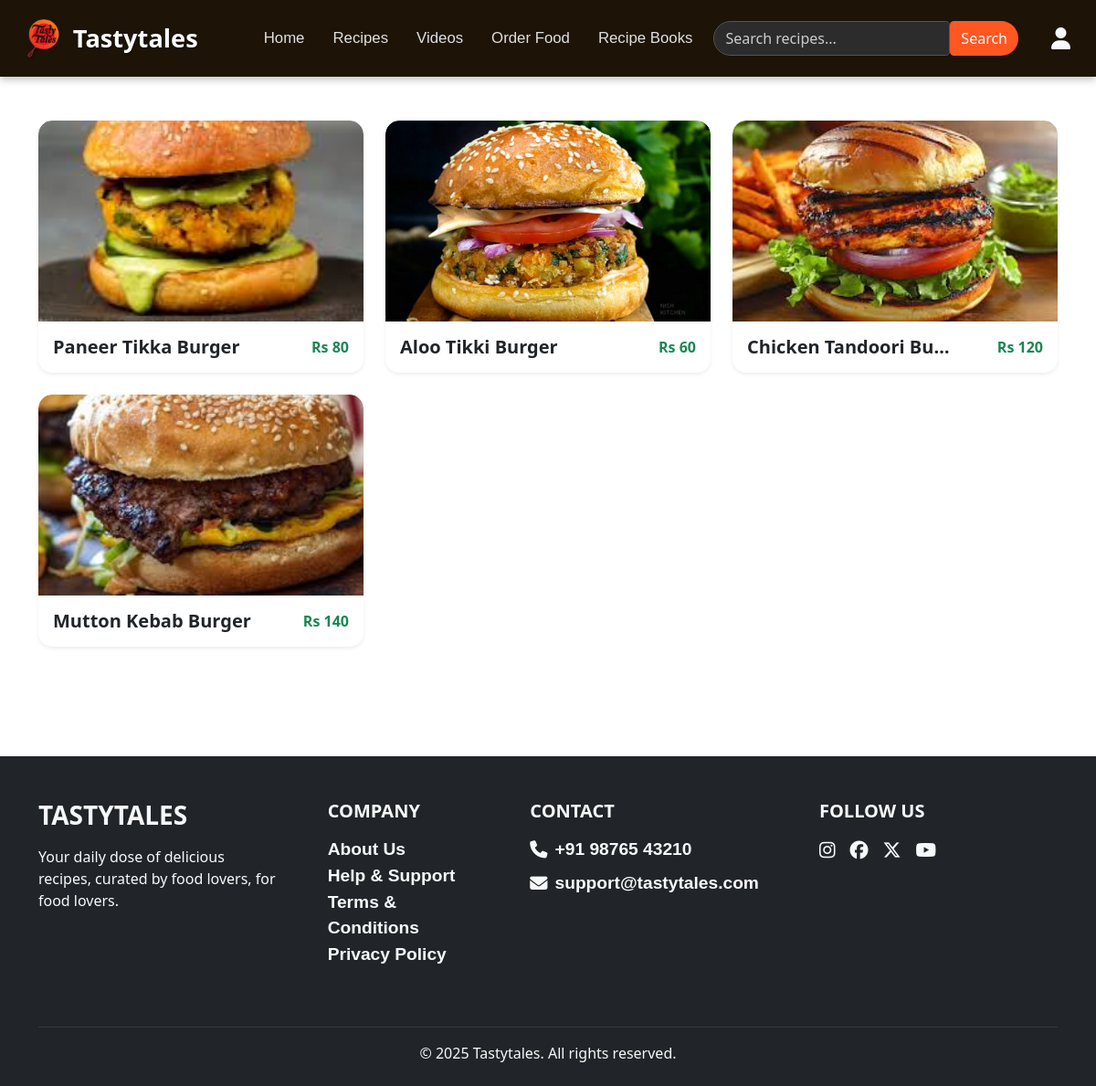
/burger, run on the app's committed database.
### recipeproject/models.py (models this page shows)
class recipes(models.Model):
    foodname = models.CharField(max_length=255)
    foodimg = models.ImageField()
    foodinfo = models.TextField( default="No information available")
    foodprice = models.IntegerField(null=True,blank=True)
    videoSrc = models.URLField(null=True,blank=True,max_length=500)
    category = models.CharField(choices=allProducts, max_length=255)

### recipeproject/views.py (the view)
# urls.py: path('burger',views.burger),
def burger(req):
    a = recipes.objects.filter(category='burger').values()
    cl = list(a)
    return render(req,'burger.html',context={'data':cl})

### recipeproject/templates/burger.html (shortened to what this page needs)
{% load static %}
<!DOCTYPE html>
<html lang="en">
<head>
  <link href="https://cdn.jsdelivr.net/npm/bootstrap@5.3.3/dist/css/bootstrap.min.css" rel="stylesheet">
  <link rel="stylesheet" href="https://cdnjs.cloudflare.com/ajax/libs/font-awesome/6.6.0/css/all.min.css" />
  <link rel="stylesheet" href="{% static 'style.css' %}">
</head>
<body>
  <nav class="navbar navbar-expand-lg sticky-top py-3 px-3">
  <div class="container-fluid">
    <a class="navbar-brand" href="/">
      <img src="{% static 'src/logo-removebg-preview (2).png' %}" alt="Logo">
      Tastytales
    </a>
   <div class="collapse navbar-collapse d-none d-lg-flex justify-content-end align-items-center w-100">
      <ul class="navbar-nav me-auto ms-5">
        <li class="nav-item"><a class="nav-link" href="/">Home</a></li>
        <li class="nav-item"><a class="nav-link" href="/recipe">Recipes</a></li>
        <li class="nav-item"><a class="nav-link" href="/video">Videos</a></li>
        <li class="nav-item"><a class="nav-link" href="/orderfood">Order Food</a></li>
        <li class="nav-item"><a class="nav-link" href="/books">Recipe Books</a></li>
      </ul>
      <form class="d-flex search-form" id="searchf">
        <input class="form-control search-input" type="search" placeholder="Search recipes..." id="searchs">
        <button class="btn search-button" type="submit" id="searchb">Search</button>
      </form>
      <a href="/profile" class="user-icon ms-3"><i class="fa-solid fa-user"></i></a>
    </div>
  </div>
</nav>
  <div class="container py-5">
    <div class="row">
          {%for i in data%}
      <div class="col-md-4 col-sm-6 mb-4">
        <div class="card food-card border-0 shadow-sm">
          <a href="ordershow/{{i.id}}" class="text-decoration-none text-dark">
            <img src="{% static 'webimg/' %}{{ i.foodimg }}" class="card-img-top food-img" alt="Burger">
          <div class="card-body d-flex justify-content-between align-items-center">
  <h5 class="mb-0 fw-semibold text-truncate food-name">
   {{i.foodname}}
  </h5>
  <span class="text-success fw-bold">Rs {{i.foodprice}}</span>
</div>
          </a>
        </div>
      </div>
       {%endfor%}
    </div>
  </div>
  <div class="bg-dark text-light pt-5 pb-4 mt-5">
  <div class="container text-md-left">
    <div class="row text-md-left d-flex justify-content-between flex-wrap">
      <div class="col-md-3 mb-4">
        <h3 class="fw-bold text-uppercase mb-3">TASTYTALES</h3>
        <p>Your daily dose of delicious recipes, curated by food lovers, for food lovers.</p>
      </div>
      <div class="col-md-2 mb-4">
        <h5 class="text-uppercase fw-semibold mb-3">Company</h5>
        <ul class="list-unstyled">
          <li><a href="about" class="text-light text-decoration-none">About Us</a></li>
          <li><a href="support" class="text-light text-decoration-none">Help & Support</a></li>
          <li><a href="terms" class="text-light text-decoration-none">Terms & Conditions</a></li>
          <li><a href="privacy" class="text-light text-decoration-none">Privacy Policy</a></li>
        </ul>
      </div>
      <div class="col-md-3 mb-4">
        <h5 class="text-uppercase fw-semibold mb-3">Contact</h5>
        <ul class="list-unstyled">
          <li class="mb-2 d-flex align-items-center"><i class="fa-solid fa-phone me-2"></i>+91 98765 43210</li>
          <li class="d-flex align-items-center"><i class="fa-solid fa-envelope me-2"></i>support@tastytales.com</li>
        </ul>
      </div>
      <div class="col-md-3 mb-4">
        <h5 class="text-uppercase fw-semibold mb-3">Follow Us</h5>
        <div class="d-flex gap-3">
          <a href="https://instagram.com" target="_blank" class="text-light fs-5"><i class="fab fa-instagram"></i></a>
          <a href="https://facebook.com" target="_blank" class="text-light fs-5"><i class="fab fa-facebook"></i></a>
          <a href="https://x.com" target="_blank" class="text-light fs-5"><i class="fab fa-x-twitter"></i></a>
          <a href="https://youtube.com" target="_blank" class="text-light fs-5"><i class="fab fa-youtube"></i></a>
        </div>
      </div>
    </div>
    <hr class="border-secondary mt-4" />
    <div class="text-center">
      <p class="mb-0">&copy; 2025 Tastytales. All rights reserved.</p>
    </div>
  </div>
</div>
</body>
</html>

### recipeproject/static/style.css (style rules this page uses)
* { padding: 0; margin: 0; }
a { text-decoration: none; color: white; }
li { list-style: none; font-size: larger; font-weight: bolder; font-family: 'Franklin Gothic Medium', 'Arial Narrow', Arial, sans-serif; }
a { text-decoration: none; color: inherit; }
.food-card { border-radius: 15px; transition: transform 0.3s ease, box-shadow 0.3s ease; overflow: hidden; background-color: #fff; }
.food-img { height: 220px; object-fit: cover; border-top-left-radius: 15px; border-top-right-radius: 15px; }
.food-name { max-width: 70%; white-space: nowrap; overflow: hidden; text-overflow: ellipsis; }

### recipeproject/templates/burger.html (style rules this page uses)
.navbar { font-family: 'Segoe UI', sans-serif; background-color: #1d1407; box-shadow: 0 3px 8px rgba(0, 0, 0, 0.25); font-size: 1rem; z-index: 1000; }
.navbar-brand { font-size: 1.7rem; font-weight: 700; color: #fff !important; display: flex; align-items: center; gap: 10px; text-shadow: 1px 1px 2px #00000060; }
.navbar-brand img { height: 42px; filter: drop-shadow(1px 1px 1px #00000060); }
.navbar-nav .nav-link { color: #e0e0e0 !important; font-weight: 500; margin-right: 15px; transition: 0.3s ease; font-size: 1.05rem; }
.search-form { flex-grow: 1; max-width: 450px; margin-right: 20px; }
.search-input { background-color: #2c2c2c; color: #fff; border: 1px solid #555; border-top-left-radius: 25px; border-bottom-left-radius: 25px; }
.search-input::placeholder { color: #ccc; }
.search-button { background-color: #ff5722; color: white; border: none; border-top-right-radius: 25px; border-bottom-right-radius: 25px; }
.user-icon { font-size: 1.5rem; color: #f8f9fa; transition: color 0.3s ease; }

### data on the page
recipes: foodimg (picture), foodname "Paneer Tikka Burger", foodprice "80"
recipes: foodimg (picture), foodname "Aloo Tikki Burger", foodprice "60"
recipes: foodimg (picture), foodname "Chicken Tandoori Bu…", foodprice "120"
recipes: foodimg (picture), foodname "Mutton Kebab Burger", foodprice "140"
